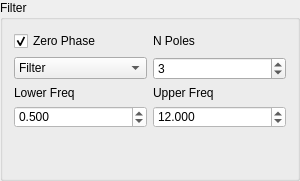
<?xml version="1.0" encoding="UTF-8"?>
<ui version="4.0">
 <class>FilterGroup</class>
 <widget class="QGroupBox" name="FilterGroup">
  <property name="geometry">
   <rect>
    <x>0</x>
    <y>0</y>
    <width>300</width>
    <height>181</height>
   </rect>
  </property>
  <property name="sizePolicy">
   <sizepolicy hsizetype="Expanding" vsizetype="Ignored">
    <horstretch>0</horstretch>
    <verstretch>0</verstretch>
   </sizepolicy>
  </property>
  <property name="maximumSize">
   <size>
    <width>300</width>
    <height>16777215</height>
   </size>
  </property>
  <property name="windowTitle">
   <string>GroupBox</string>
  </property>
  <property name="title">
   <string>Filter</string>
  </property>
  <layout class="QGridLayout" name="gridLayout">
   <item row="0" column="1">
    <widget class="QLabel" name="label_7">
     <property name="text">
      <string>N Poles</string>
     </property>
    </widget>
   </item>
   <item row="1" column="0">
    <widget class="QComboBox" name="fiterComboBox">
     <item>
      <property name="text">
       <string>Filter</string>
      </property>
     </item>
     <item>
      <property name="text">
       <string>Bandpass</string>
      </property>
     </item>
     <item>
      <property name="text">
       <string>Lowpass</string>
      </property>
     </item>
    </widget>
   </item>
   <item row="1" column="1">
    <widget class="QSpinBox" name="nPolesSb">
     <property name="minimum">
      <number>1</number>
     </property>
     <property name="maximum">
      <number>6</number>
     </property>
     <property name="value">
      <number>3</number>
     </property>
    </widget>
   </item>
   <item row="2" column="0" alignment="Qt::AlignBottom">
    <widget class="QLabel" name="label_5">
     <property name="sizePolicy">
      <sizepolicy hsizetype="Preferred" vsizetype="Fixed">
       <horstretch>0</horstretch>
       <verstretch>0</verstretch>
      </sizepolicy>
     </property>
     <property name="text">
      <string>Lower Freq</string>
     </property>
    </widget>
   </item>
   <item row="2" column="1" alignment="Qt::AlignBottom">
    <widget class="QLabel" name="label_6">
     <property name="sizePolicy">
      <sizepolicy hsizetype="Preferred" vsizetype="Fixed">
       <horstretch>0</horstretch>
       <verstretch>0</verstretch>
      </sizepolicy>
     </property>
     <property name="text">
      <string>Upper Freq</string>
     </property>
    </widget>
   </item>
   <item row="3" column="0">
    <widget class="QDoubleSpinBox" name="lowFreqDsb">
     <property name="sizePolicy">
      <sizepolicy hsizetype="Minimum" vsizetype="Fixed">
       <horstretch>0</horstretch>
       <verstretch>0</verstretch>
      </sizepolicy>
     </property>
     <property name="minimumSize">
      <size>
       <width>0</width>
       <height>0</height>
      </size>
     </property>
     <property name="styleSheet">
      <string notr="true">background-color: rgb(255, 255, 255);</string>
     </property>
     <property name="decimals">
      <number>3</number>
     </property>
     <property name="minimum">
      <double>0.001000000000000</double>
     </property>
     <property name="maximum">
      <double>10000.000000000000000</double>
     </property>
     <property name="value">
      <double>0.500000000000000</double>
     </property>
    </widget>
   </item>
   <item row="3" column="1">
    <widget class="QDoubleSpinBox" name="upperFreqDsb">
     <property name="styleSheet">
      <string notr="true">background-color: rgb(255, 255, 255);</string>
     </property>
     <property name="decimals">
      <number>3</number>
     </property>
     <property name="minimum">
      <double>0.001000000000000</double>
     </property>
     <property name="maximum">
      <double>10000.000000000000000</double>
     </property>
     <property name="value">
      <double>12.000000000000000</double>
     </property>
    </widget>
   </item>
   <item row="0" column="0">
    <widget class="QCheckBox" name="zeroPhaseCheckBox">
     <property name="enabled">
      <bool>true</bool>
     </property>
     <property name="text">
      <string>Zero Phase</string>
     </property>
     <property name="checked">
      <bool>true</bool>
     </property>
     <property name="tristate">
      <bool>false</bool>
     </property>
    </widget>
   </item>
   <item row="4" column="0" colspan="2">
    <spacer name="verticalSpacer">
     <property name="orientation">
      <enum>Qt::Vertical</enum>
     </property>
     <property name="sizeHint" stdset="0">
      <size>
       <width>20</width>
       <height>0</height>
      </size>
     </property>
    </spacer>
   </item>
  </layout>
 </widget>
 <resources/>
 <connections/>
</ui>
